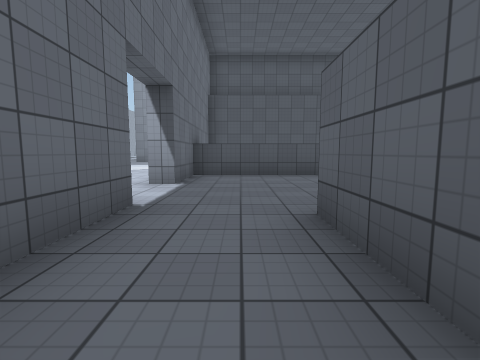
View 1 (above)

24 first-person views from a walk through a 3-D level made in the Unity game engine. The camera is 1.2 m above the floor, tilts 6° down and sees 85° across. The floor is counted in squares, 2 m on a side. Each view is taken from the middle of a square. On the plan, view 1 faces up. The plan holds only what a view shows up to about 9 squares ahead; the rest is blank. The place goes on beyond the plan. The player is left out. Door leaves are left out, so doorways stand open. Surface patterns are stand-ins for the level's own textures.

View 2
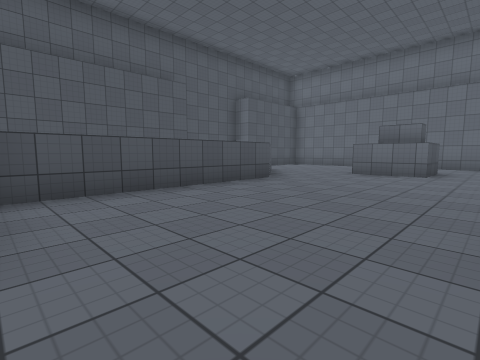

View 3
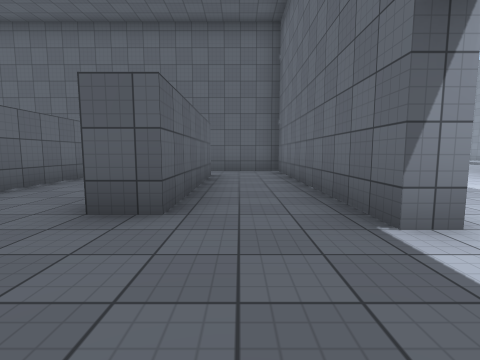

View 4
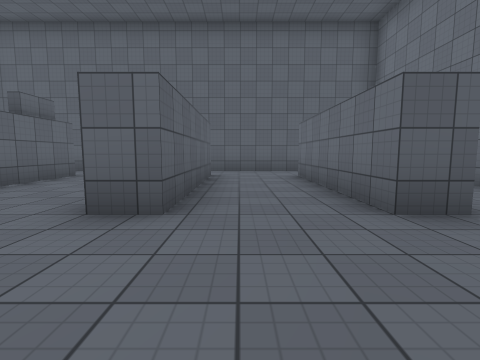

View 5
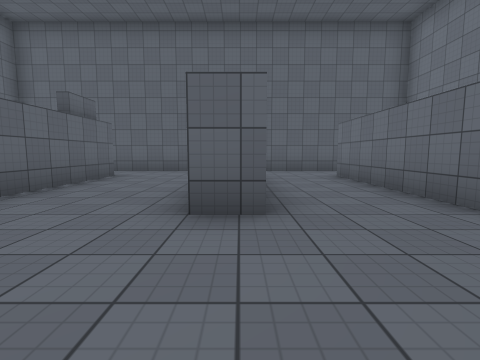

View 6
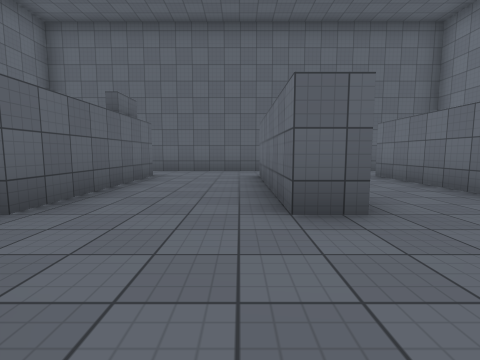

View 7
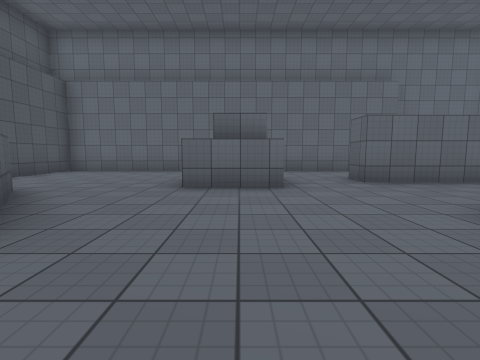

View 8
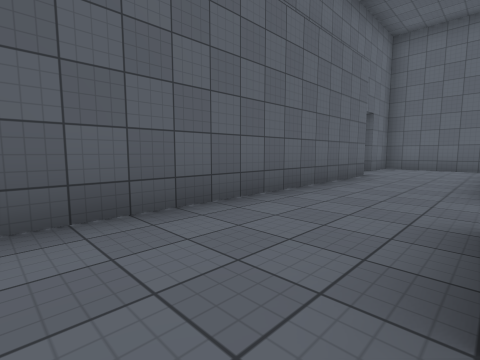

View 9
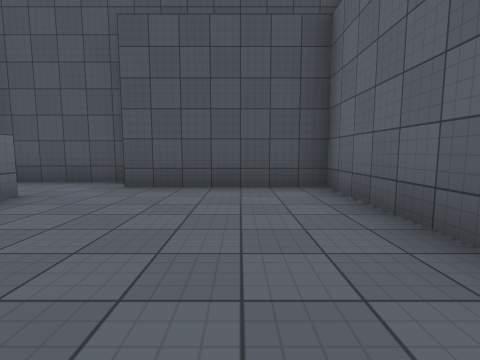

View 10
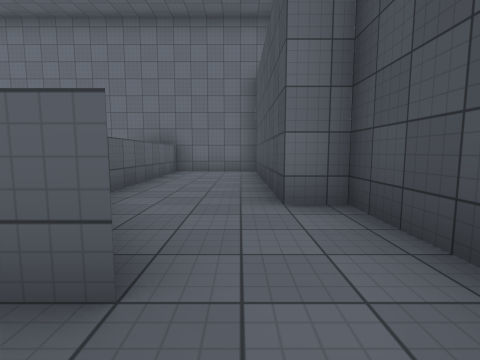

View 11
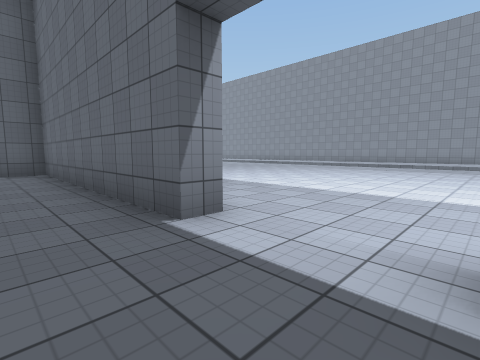

View 12
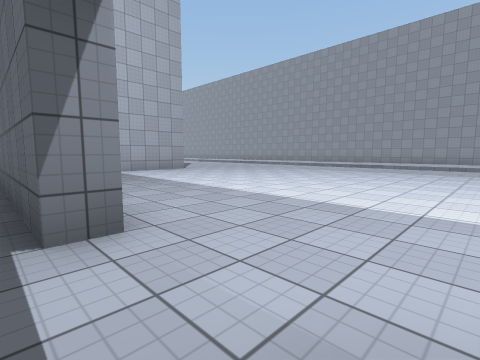

View 13
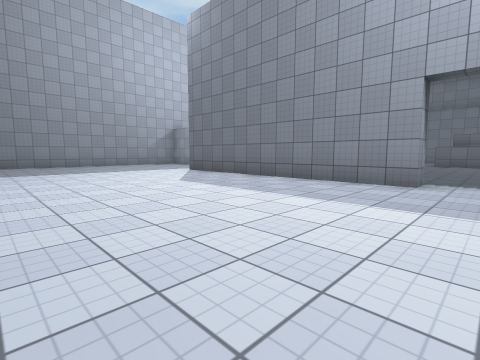

View 14
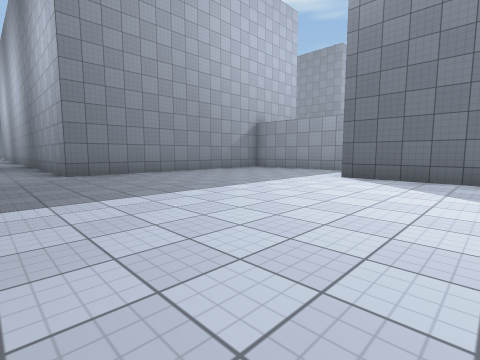

View 15
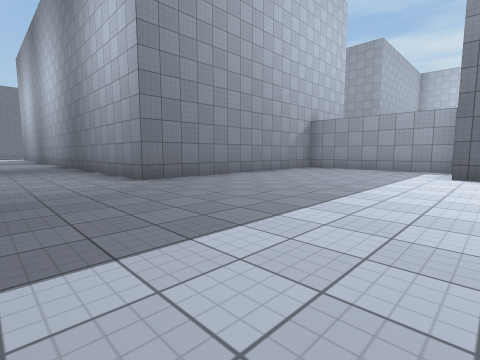

View 16
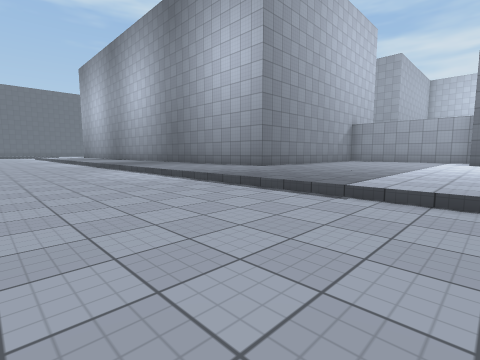

View 17
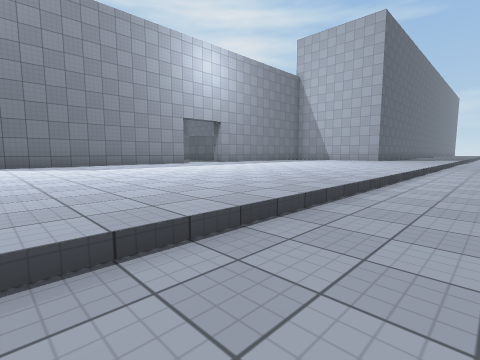

View 18
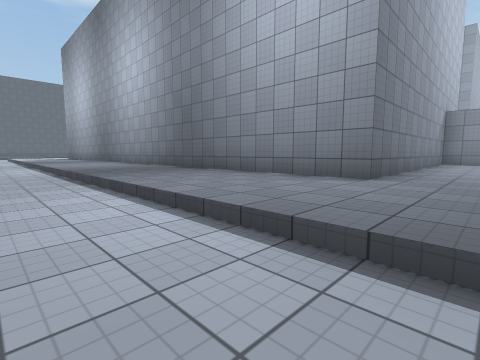

View 19
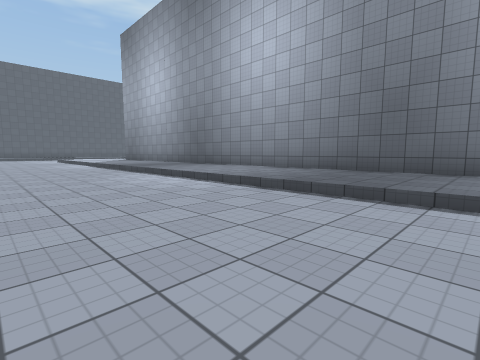

View 20
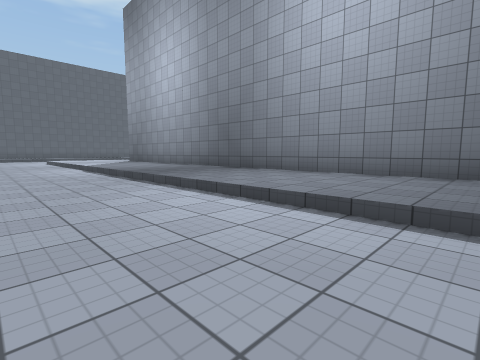

View 21
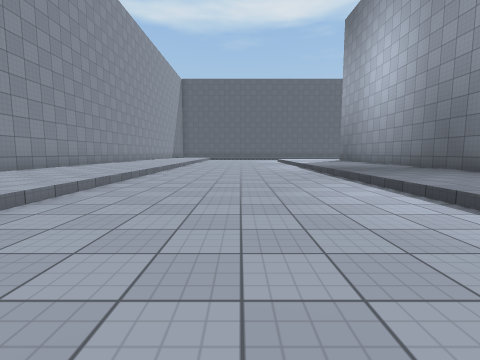

View 22
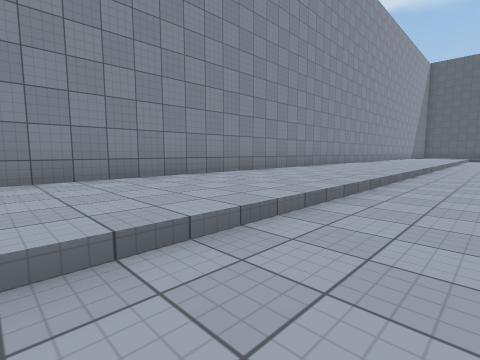

View 23
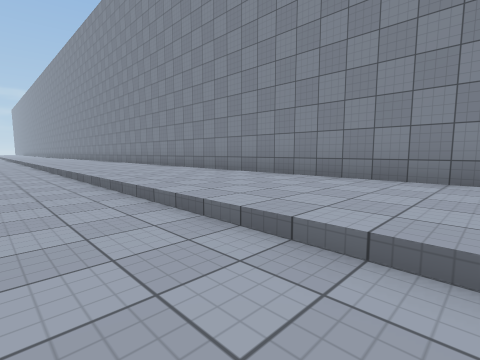

View 24
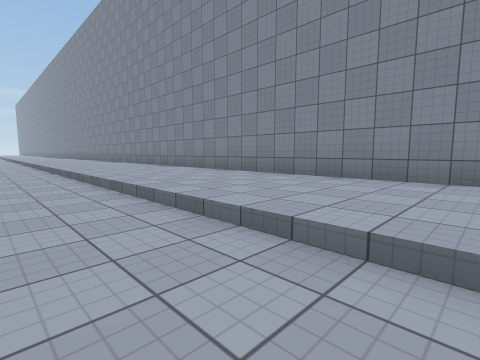

### Floor plan
Key: @ floor where view 1 was taken; # wall or solid block; . main floor; - floor 0.25 m lower than the main floor; D open door.
Columns run from 18 left of view 1 to 11 right of it. Each row starts with its distance up from view 1.
 33    .-  --.
 32   ..- ---..
 31 #...-----...#
 30 #...-----...#
 29 #...-----...#
 28 #...-----...#
 27 #...-----...#
 26 #...-----...#
 25 #...-----...#
 24 #...-----...#
 23 #...-----...#
 22 #...-----...#
 21 #...-----...#
 20 #...-----...#
 19 #...-----...#
 18 #...-----...#
 17 #...-----...########
 16 #...-----..........#
 15 #...-----..........#
 14 #...-----..........#
 13 #...-----..........#
 12 #...-----..........#  ####
 11 #...-----.......#######..#####
 10 #...-- --.......#............#
  9  ...-- --.......#......##....#
  8   ..-  --.......########.....#
  7    .-  --.......#######......#
  6        --.......#........# ..#
  5        --.......D........##..#
  4        --.......D............#
  3        --.......D............#
  2        --.......#..#..#...#..#
  1         -.......#..#..#...#..#
  0         -.......#.@#..#...#..#
 -1           ......#..#..#...#..#
 -2            .... #............#
 -3            .... #............#
 -4              ## ##############

Positions as (right, up) in squares from view 1, and headings:
1: (0, 0), facing up
2: (-1, 3), facing up-right
3: (0, 5), facing down
4: (3, 5), facing down
5: (4, 5), facing down
6: (5, 5), facing down
7: (2, 5), facing right
8: (8, 7), facing down-right
9: (9, 6), facing up
10: (7, 10), facing left
11: (0, 5), facing down-left
12: (-1, 5), facing down-left
13: (-7, 4), facing up-right
14: (-8, 9), facing up-right
15: (-9, 11), facing up-right
16: (-13, 11), facing up-right
17: (-11, 11), facing down-right
18: (-11, 15), facing up-right
19: (-13, 20), facing up-right
20: (-12, 23), facing up-right
21: (-12, 22), facing up
22: (-13, 22), facing up-left
23: (-13, 24), facing down-left
24: (-13, 18), facing down-left
